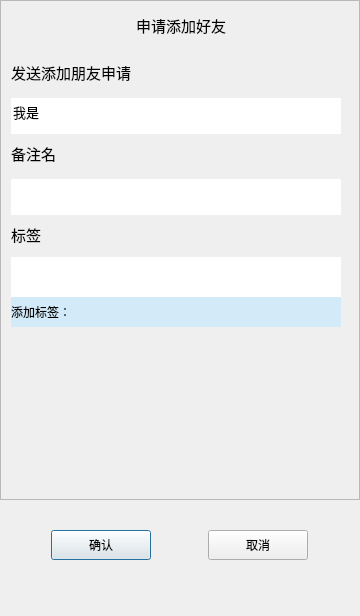
<?xml version="1.0" encoding="UTF-8"?>
<ui version="4.0">
 <class>RequestAddFriendsDlg</class>
 <widget class="QDialog" name="RequestAddFriendsDlg">
  <property name="geometry">
   <rect>
    <x>0</x>
    <y>0</y>
    <width>360</width>
    <height>616</height>
   </rect>
  </property>
  <property name="minimumSize">
   <size>
    <width>360</width>
    <height>616</height>
   </size>
  </property>
  <property name="maximumSize">
   <size>
    <width>360</width>
    <height>616</height>
   </size>
  </property>
  <property name="windowTitle">
   <string>Dialog</string>
  </property>
  <layout class="QVBoxLayout" name="verticalLayout">
   <property name="spacing">
    <number>10</number>
   </property>
   <property name="leftMargin">
    <number>0</number>
   </property>
   <property name="topMargin">
    <number>0</number>
   </property>
   <property name="rightMargin">
    <number>0</number>
   </property>
   <property name="bottomMargin">
    <number>0</number>
   </property>
   <item>
    <widget class="QScrollArea" name="scrollArea">
     <property name="sizePolicy">
      <sizepolicy hsizetype="Fixed" vsizetype="Expanding">
       <horstretch>0</horstretch>
       <verstretch>0</verstretch>
      </sizepolicy>
     </property>
     <property name="minimumSize">
      <size>
       <width>360</width>
       <height>500</height>
      </size>
     </property>
     <property name="maximumSize">
      <size>
       <width>360</width>
       <height>16777215</height>
      </size>
     </property>
     <property name="horizontalScrollBarPolicy">
      <enum>Qt::ScrollBarPolicy::ScrollBarAlwaysOff</enum>
     </property>
     <property name="widgetResizable">
      <bool>true</bool>
     </property>
     <widget class="QWidget" name="scrollContents">
      <property name="geometry">
       <rect>
        <x>0</x>
        <y>0</y>
        <width>360</width>
        <height>498</height>
       </rect>
      </property>
      <property name="sizePolicy">
       <sizepolicy hsizetype="Fixed" vsizetype="Preferred">
        <horstretch>0</horstretch>
        <verstretch>0</verstretch>
       </sizepolicy>
      </property>
      <property name="minimumSize">
       <size>
        <width>360</width>
        <height>0</height>
       </size>
      </property>
      <property name="maximumSize">
       <size>
        <width>360</width>
        <height>16777215</height>
       </size>
      </property>
      <layout class="QVBoxLayout" name="verticalLayout_2">
       <property name="spacing">
        <number>20</number>
       </property>
       <property name="leftMargin">
        <number>0</number>
       </property>
       <property name="rightMargin">
        <number>0</number>
       </property>
       <item>
        <widget class="QLabel" name="apply_lab">
         <property name="minimumSize">
          <size>
           <width>0</width>
           <height>30</height>
          </size>
         </property>
         <property name="maximumSize">
          <size>
           <width>16777215</width>
           <height>30</height>
          </size>
         </property>
         <property name="font">
          <font>
           <pointsize>11</pointsize>
          </font>
         </property>
         <property name="text">
          <string>申请添加好友</string>
         </property>
         <property name="alignment">
          <set>Qt::AlignmentFlag::AlignCenter</set>
         </property>
         <property name="wordWrap">
          <bool>true</bool>
         </property>
        </widget>
       </item>
       <item>
        <widget class="QWidget" name="apply_wid" native="true">
         <property name="maximumSize">
          <size>
           <width>360</width>
           <height>16777215</height>
          </size>
         </property>
         <property name="layoutDirection">
          <enum>Qt::LayoutDirection::LeftToRight</enum>
         </property>
         <layout class="QVBoxLayout" name="verticalLayout_3">
          <property name="spacing">
           <number>10</number>
          </property>
          <property name="leftMargin">
           <number>10</number>
          </property>
          <property name="topMargin">
           <number>0</number>
          </property>
          <property name="rightMargin">
           <number>0</number>
          </property>
          <property name="bottomMargin">
           <number>20</number>
          </property>
          <item alignment="Qt::AlignmentFlag::AlignLeft">
           <widget class="QLabel" name="whoIm_lab">
            <property name="minimumSize">
             <size>
              <width>0</width>
              <height>25</height>
             </size>
            </property>
            <property name="maximumSize">
             <size>
              <width>16777215</width>
              <height>25</height>
             </size>
            </property>
            <property name="font">
             <font>
              <pointsize>11</pointsize>
             </font>
            </property>
            <property name="text">
             <string>发送添加朋友申请</string>
            </property>
            <property name="margin">
             <number>5</number>
            </property>
           </widget>
          </item>
          <item>
           <widget class="QLineEdit" name="whoIm_edit">
            <property name="minimumSize">
             <size>
              <width>0</width>
              <height>36</height>
             </size>
            </property>
            <property name="maximumSize">
             <size>
              <width>330</width>
              <height>30</height>
             </size>
            </property>
            <property name="font">
             <font>
              <pointsize>10</pointsize>
             </font>
            </property>
            <property name="styleSheet">
             <string notr="true">#whoIm_edit{
    border: 2px;
}
</string>
            </property>
            <property name="text">
             <string>我是</string>
            </property>
            <property name="maxLength">
             <number>21</number>
            </property>
            <property name="cursorPosition">
             <number>2</number>
            </property>
           </widget>
          </item>
          <item alignment="Qt::AlignmentFlag::AlignLeft">
           <widget class="QLabel" name="remark_lab">
            <property name="minimumSize">
             <size>
              <width>0</width>
              <height>25</height>
             </size>
            </property>
            <property name="maximumSize">
             <size>
              <width>16777215</width>
              <height>25</height>
             </size>
            </property>
            <property name="font">
             <font>
              <pointsize>11</pointsize>
             </font>
            </property>
            <property name="text">
             <string>备注名</string>
            </property>
            <property name="margin">
             <number>5</number>
            </property>
           </widget>
          </item>
          <item>
           <widget class="QLineEdit" name="remark_edit">
            <property name="minimumSize">
             <size>
              <width>0</width>
              <height>36</height>
             </size>
            </property>
            <property name="maximumSize">
             <size>
              <width>330</width>
              <height>30</height>
             </size>
            </property>
            <property name="font">
             <font>
              <pointsize>11</pointsize>
             </font>
            </property>
            <property name="styleSheet">
             <string notr="true">#remark_edit{
	border:2px;
}</string>
            </property>
            <property name="maxLength">
             <number>21</number>
            </property>
           </widget>
          </item>
          <item>
           <widget class="QLabel" name="group_lab">
            <property name="minimumSize">
             <size>
              <width>0</width>
              <height>25</height>
             </size>
            </property>
            <property name="maximumSize">
             <size>
              <width>16777215</width>
              <height>25</height>
             </size>
            </property>
            <property name="font">
             <font>
              <pointsize>11</pointsize>
             </font>
            </property>
            <property name="layoutDirection">
             <enum>Qt::LayoutDirection::LeftToRight</enum>
            </property>
            <property name="text">
             <string>标签</string>
            </property>
            <property name="margin">
             <number>5</number>
            </property>
           </widget>
          </item>
          <item alignment="Qt::AlignmentFlag::AlignTop">
           <widget class="QWidget" name="lab_group_wid" native="true">
            <property name="minimumSize">
             <size>
              <width>0</width>
              <height>40</height>
             </size>
            </property>
            <property name="maximumSize">
             <size>
              <width>330</width>
              <height>70</height>
             </size>
            </property>
            <layout class="QVBoxLayout" name="verticalLayout_4">
             <property name="spacing">
              <number>0</number>
             </property>
             <property name="leftMargin">
              <number>0</number>
             </property>
             <property name="topMargin">
              <number>0</number>
             </property>
             <property name="rightMargin">
              <number>0</number>
             </property>
             <property name="bottomMargin">
              <number>0</number>
             </property>
             <item>
              <widget class="QWidget" name="labinput_wid" native="true">
               <property name="minimumSize">
                <size>
                 <width>0</width>
                 <height>40</height>
                </size>
               </property>
               <property name="maximumSize">
                <size>
                 <width>16777215</width>
                 <height>40</height>
                </size>
               </property>
               <property name="styleSheet">
                <string notr="true">background-color: rgb(255, 255, 255);</string>
               </property>
               <layout class="QVBoxLayout" name="verticalLayout_7">
                <property name="spacing">
                 <number>0</number>
                </property>
                <property name="leftMargin">
                 <number>0</number>
                </property>
                <property name="topMargin">
                 <number>0</number>
                </property>
                <property name="rightMargin">
                 <number>0</number>
                </property>
                <property name="bottomMargin">
                 <number>0</number>
                </property>
                <item>
                 <widget class="CustomizeEdit" name="labinput_edit">
                  <property name="minimumSize">
                   <size>
                    <width>0</width>
                    <height>40</height>
                   </size>
                  </property>
                  <property name="maximumSize">
                   <size>
                    <width>16777215</width>
                    <height>40</height>
                   </size>
                  </property>
                  <property name="font">
                   <font>
                    <pointsize>10</pointsize>
                   </font>
                  </property>
                  <property name="focusPolicy">
                   <enum>Qt::FocusPolicy::StrongFocus</enum>
                  </property>
                  <property name="styleSheet">
                   <string notr="true">
	border:2px;
</string>
                  </property>
                  <property name="alignment">
                   <set>Qt::AlignmentFlag::AlignLeading|Qt::AlignmentFlag::AlignLeft|Qt::AlignmentFlag::AlignVCenter</set>
                  </property>
                 </widget>
                </item>
               </layout>
              </widget>
             </item>
             <item>
              <widget class="QWidget" name="show_wid" native="true">
               <property name="minimumSize">
                <size>
                 <width>0</width>
                 <height>30</height>
                </size>
               </property>
               <property name="maximumSize">
                <size>
                 <width>16777215</width>
                 <height>30</height>
                </size>
               </property>
               <property name="styleSheet">
                <string notr="true">
	background:#d3eaf8;
</string>
               </property>
               <layout class="QVBoxLayout" name="verticalLayout_5">
                <property name="spacing">
                 <number>0</number>
                </property>
                <property name="leftMargin">
                 <number>0</number>
                </property>
                <property name="topMargin">
                 <number>0</number>
                </property>
                <property name="rightMargin">
                 <number>0</number>
                </property>
                <property name="bottomMargin">
                 <number>0</number>
                </property>
                <item>
                 <widget class="ClickedOnceLabel" name="show_lab">
                  <property name="focusPolicy">
                   <enum>Qt::FocusPolicy::NoFocus</enum>
                  </property>
                  <property name="autoFillBackground">
                   <bool>false</bool>
                  </property>
                  <property name="styleSheet">
                   <string notr="true"/>
                  </property>
                  <property name="text">
                   <string>添加标签： </string>
                  </property>
                  <property name="alignment">
                   <set>Qt::AlignmentFlag::AlignLeading|Qt::AlignmentFlag::AlignLeft|Qt::AlignmentFlag::AlignVCenter</set>
                  </property>
                 </widget>
                </item>
               </layout>
              </widget>
             </item>
            </layout>
           </widget>
          </item>
          <item>
           <widget class="QWidget" name="widget" native="true">
            <property name="minimumSize">
             <size>
              <width>0</width>
              <height>60</height>
             </size>
            </property>
            <layout class="QHBoxLayout" name="horizontalLayout_2">
             <property name="leftMargin">
              <number>0</number>
             </property>
             <property name="topMargin">
              <number>0</number>
             </property>
             <property name="rightMargin">
              <number>0</number>
             </property>
             <property name="bottomMargin">
              <number>0</number>
             </property>
             <item>
              <widget class="QWidget" name="lab_list" native="true">
               <property name="minimumSize">
                <size>
                 <width>287</width>
                 <height>50</height>
                </size>
               </property>
               <property name="maximumSize">
                <size>
                 <width>287</width>
                 <height>16777215</height>
                </size>
               </property>
              </widget>
             </item>
             <item>
              <widget class="QWidget" name="more_lb_wid" native="true">
               <property name="minimumSize">
                <size>
                 <width>30</width>
                 <height>0</height>
                </size>
               </property>
               <property name="maximumSize">
                <size>
                 <width>30</width>
                 <height>16777215</height>
                </size>
               </property>
               <layout class="QVBoxLayout" name="verticalLayout_6">
                <item alignment="Qt::AlignmentFlag::AlignHCenter|Qt::AlignmentFlag::AlignVCenter">
                 <widget class="ClickedOnceLabel" name="more_lab">
                  <property name="minimumSize">
                   <size>
                    <width>25</width>
                    <height>25</height>
                   </size>
                  </property>
                  <property name="maximumSize">
                   <size>
                    <width>25</width>
                    <height>25</height>
                   </size>
                  </property>
                  <property name="text">
                   <string/>
                  </property>
                 </widget>
                </item>
               </layout>
              </widget>
             </item>
            </layout>
           </widget>
          </item>
         </layout>
        </widget>
       </item>
      </layout>
     </widget>
    </widget>
   </item>
   <item>
    <widget class="QWidget" name="return_wid" native="true">
     <property name="minimumSize">
      <size>
       <width>0</width>
       <height>0</height>
      </size>
     </property>
     <property name="maximumSize">
      <size>
       <width>360</width>
       <height>16777215</height>
      </size>
     </property>
     <layout class="QHBoxLayout" name="horizontalLayout">
      <property name="leftMargin">
       <number>0</number>
      </property>
      <property name="topMargin">
       <number>20</number>
      </property>
      <property name="rightMargin">
       <number>0</number>
      </property>
      <property name="bottomMargin">
       <number>20</number>
      </property>
      <item>
       <widget class="ClickBtn" name="confim_btn">
        <property name="minimumSize">
         <size>
          <width>100</width>
          <height>30</height>
         </size>
        </property>
        <property name="maximumSize">
         <size>
          <width>100</width>
          <height>30</height>
         </size>
        </property>
        <property name="text">
         <string>确认</string>
        </property>
       </widget>
      </item>
      <item>
       <widget class="ClickBtn" name="cancle_btn">
        <property name="minimumSize">
         <size>
          <width>100</width>
          <height>30</height>
         </size>
        </property>
        <property name="maximumSize">
         <size>
          <width>100</width>
          <height>30</height>
         </size>
        </property>
        <property name="text">
         <string>取消</string>
        </property>
       </widget>
      </item>
     </layout>
    </widget>
   </item>
   <item>
    <spacer name="verticalSpacer">
     <property name="orientation">
      <enum>Qt::Orientation::Vertical</enum>
     </property>
     <property name="sizeHint" stdset="0">
      <size>
       <width>20</width>
       <height>40</height>
      </size>
     </property>
    </spacer>
   </item>
  </layout>
 </widget>
 <customwidgets>
  <customwidget>
   <class>ClickBtn</class>
   <extends>QPushButton</extends>
   <header location="global">clickbtn.h</header>
  </customwidget>
  <customwidget>
   <class>CustomizeEdit</class>
   <extends>QLineEdit</extends>
   <header location="global">customizeedit.h</header>
  </customwidget>
  <customwidget>
   <class>ClickedOnceLabel</class>
   <extends>QLabel</extends>
   <header location="global">clickedoncelabel.h</header>
  </customwidget>
 </customwidgets>
 <resources/>
 <connections/>
</ui>
